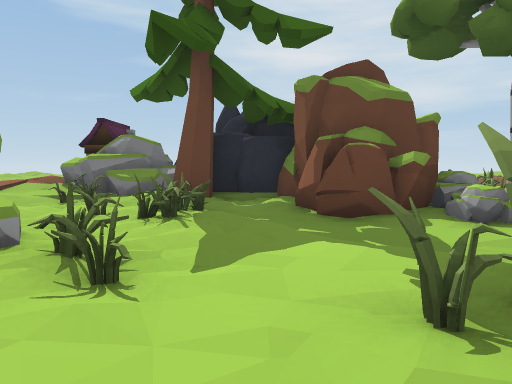
[1] (above)

20 first-person views from a walk through a scene from a Unity 3-D project. The camera is 1.3 m above the floor, tilts 4° down and sees 70° across. The floor is counted in squares, 2 m on a side. Each view is taken from the middle of a square. On the plan, view 1 faces up. The plan holds only what a view shows up to about 11 squares ahead; the rest is blank. The place goes on beyond the plan.

[2]
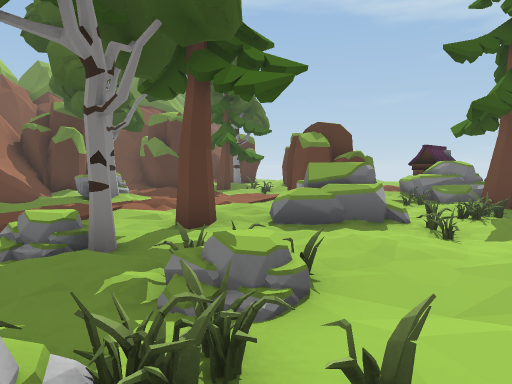

[3]
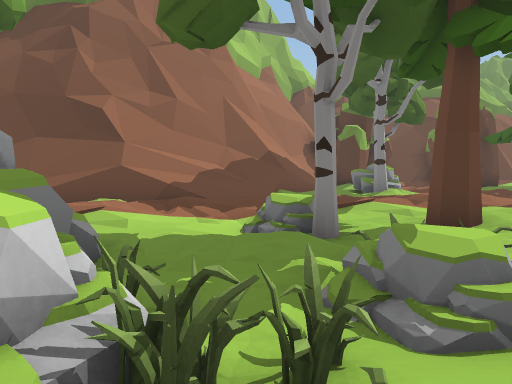

[4]
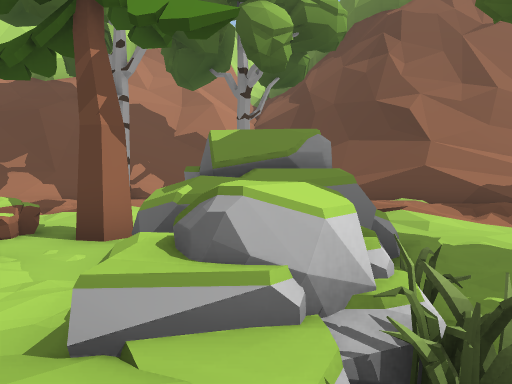

[5]
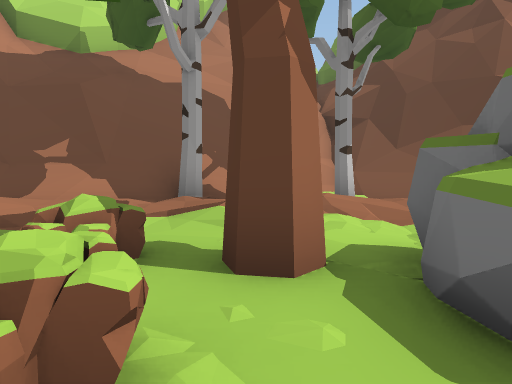

[6]
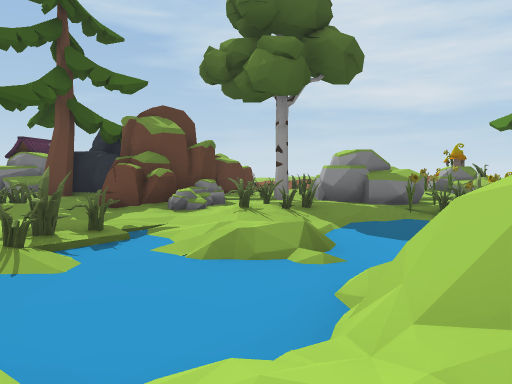

[7]
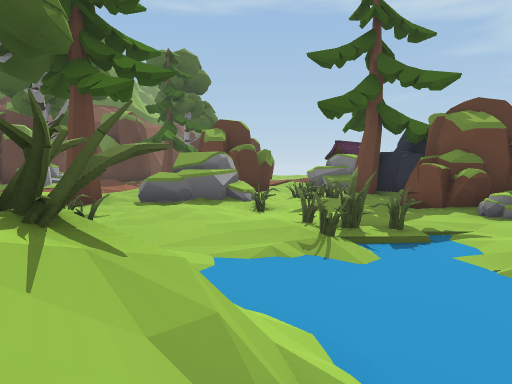

[8]
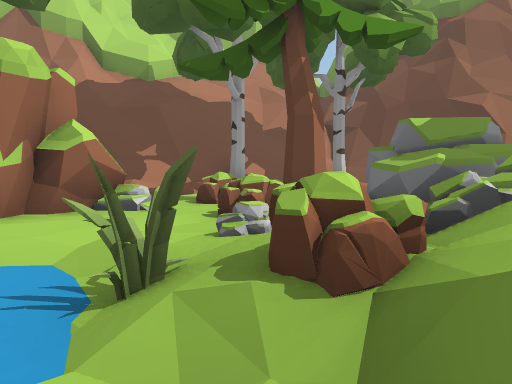

[9]
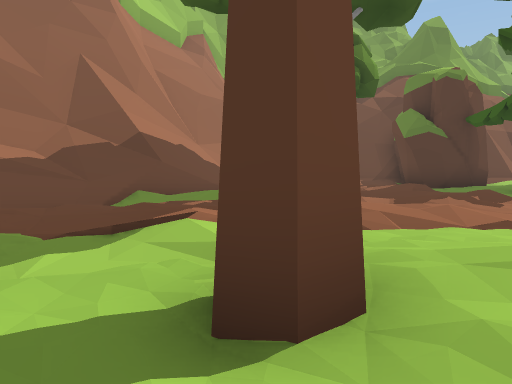

[10]
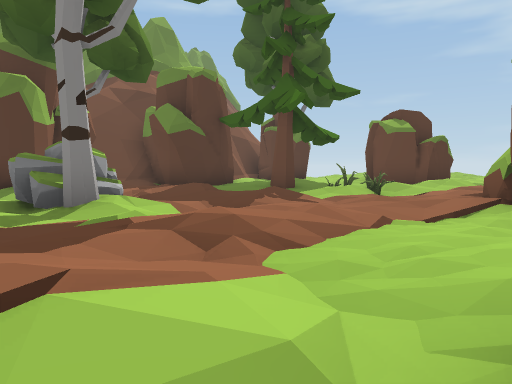

[11]
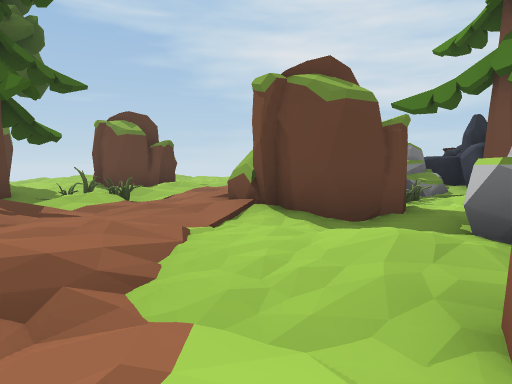

[12]
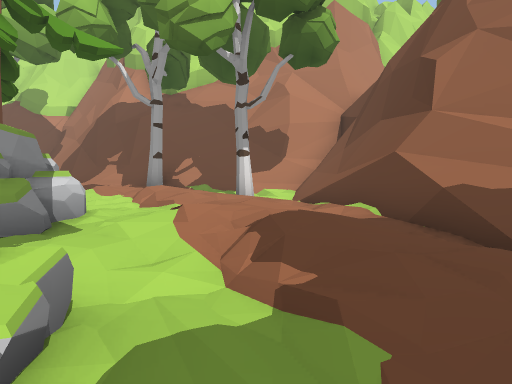

[13]
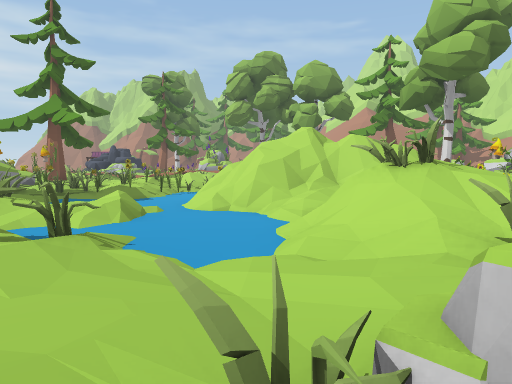

[14]
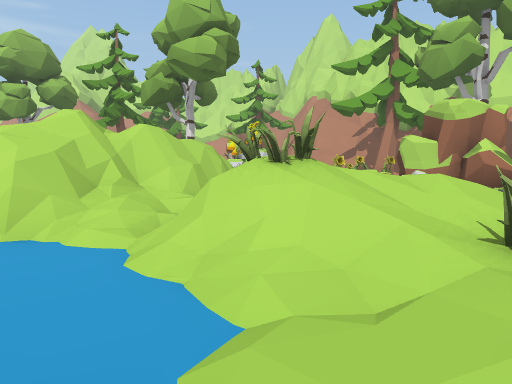

[15]
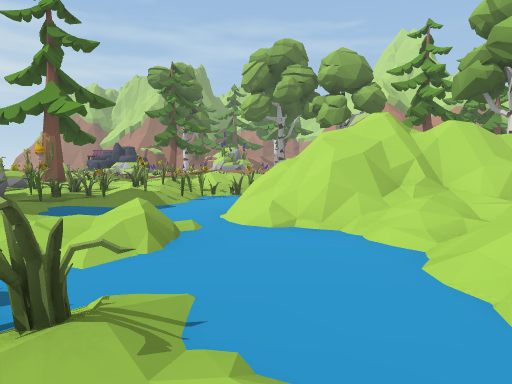

[16]
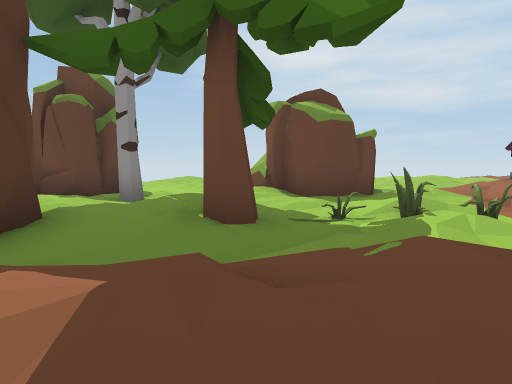

[17]
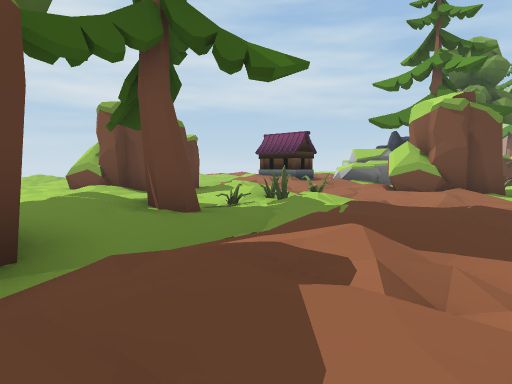

[18]
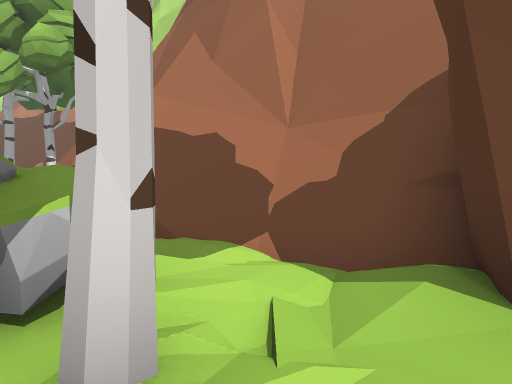

[19]
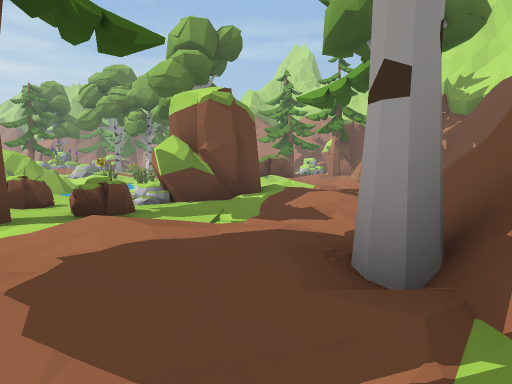

[20]
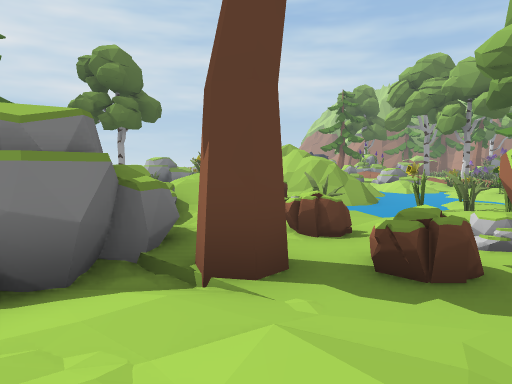

### Floor plan
Key: @ floor where view 1 was taken; # wall or solid block; x gap in a wall; . main floor; : floor 0.25 m higher than the main floor; - floor 0.25 m lower than the main floor; + floor 0.5 m higher than the main floor; _ floor 0.5 m lower than the main floor; * floor 0.75 m higher than the main floor; / step, stairs or slope; = window, fence, low wall or low ledge; ^ raised ledge; H house; R rock; T tree; M mushroom; O other object.
Columns run from 14 left of view 1 to 12 right of it. Each row starts with its distance up from view 1.
 14    .+
 13 .: .:  :::
 12 .:.:  :::/
 11 #::# #..:+H
 10 .:.###..:+H
  9 .T.:../::/
  8 ..:...::::RRR R  #^    O
  7 #::../..:..RRTR###.TR  RMOT
  6 #.:T./.:: -..T-###--RRR-R#
  5 #..-...:###....##R-..-#.
  4 . :/:..:.##.-.--R/..-#-.:
  3 .:::.:....-RR..---./__/#:
  2 .--......:.RR---#_.__#/=/
  1 /_TRT.:/..-R..--__-/____//
  0 #-.-..:..T-...@____/=   _/
 -1 =//.:.::.-.--R_____=/
 -2 ^^==/...-RT--*-//=/x/
 -3  ^^=//.:/R/.--.////=/
 -4    ^//.:/----RR///-=/
 -5    ^^==:..-RRRR./=_==/
 -6     ^^#.::-RRR-./#_____
 -7      ##.:.--R--^-__#___/
 -8      ^#-...--T------##_-
 -9      ^#-..:..-^R#-##
-10      ^=/T-:.:--.###
-11      ##//-....-..#..
-12       #####T..+.:..:

Positions as (right, up) in squares from view 1, and headings:
1: (0, 0), facing up
2: (1, -4), facing up-left
3: (1, -3), facing left
4: (1, -3), facing down-left
5: (1, -6), facing down-left
6: (4, -3), facing up
7: (4, -3), facing up-left
8: (4, -4), facing down-left
9: (-3, 0), facing left
10: (-5, -1), facing up-left
11: (-6, -1), facing up
12: (-6, -1), facing down
13: (-2, -1), facing right
14: (0, 0), facing down-right
15: (0, 0), facing right
16: (-11, 2), facing up
17: (-14, 2), facing up-right
18: (-13, 3), facing down
19: (-5, -11), facing right
20: (-3, -10), facing up-right
